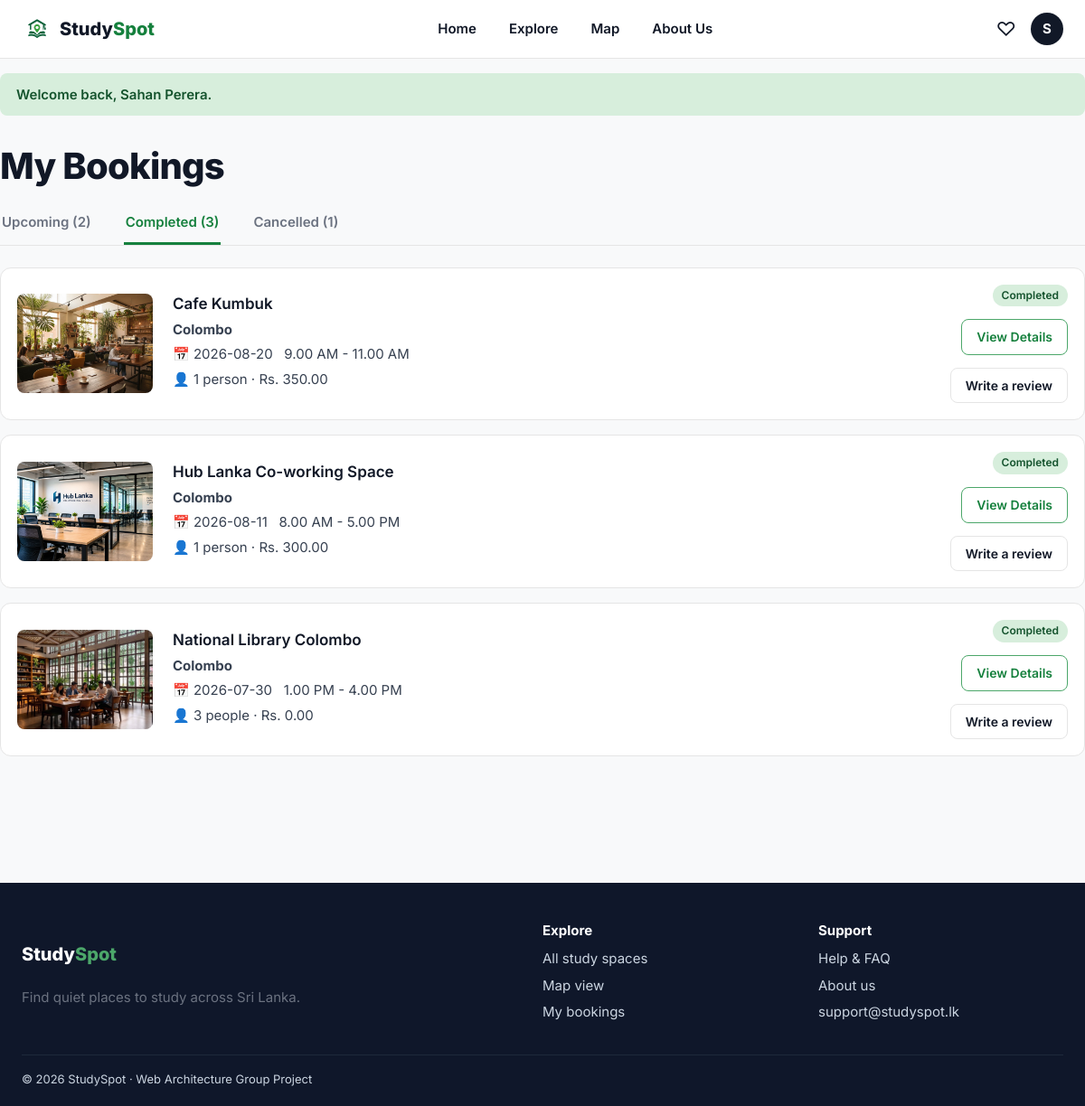
Page /pages/my-bookings.php?tab=completed (signed in) on the committed database.
### tables this page shows
CREATE TABLE bookings (
  id           INT AUTO_INCREMENT PRIMARY KEY,
  user_id      INT NOT NULL,
  place_id     INT NOT NULL,
  booking_date DATE NOT NULL,
  start_time   TIME NOT NULL,
  end_time     TIME NOT NULL,
  people       INT DEFAULT 1,
  total_price  DECIMAL(10,2) DEFAULT 0.00,
  status       ENUM('pending','upcoming','completed','cancelled') DEFAULT 'pending',
  payment_ref  VARCHAR(50) DEFAULT NULL,
  created_at   TIMESTAMP DEFAULT CURRENT_TIMESTAMP,
  FOREIGN KEY (user_id)  REFERENCES users(id)  ON DELETE CASCADE,
  FOREIGN KEY (place_id) REFERENCES places(id) ON DELETE CASCADE
);

CREATE TABLE places (
  id            INT AUTO_INCREMENT PRIMARY KEY,
  name          VARCHAR(150) NOT NULL,
  type          ENUM('library','cafe','coworking','university') NOT NULL,
  city          VARCHAR(100) NOT NULL,
  address       VARCHAR(255) NOT NULL,
  latitude      DECIMAL(10,7) DEFAULT NULL,
  longitude     DECIMAL(10,7) DEFAULT NULL,
  distance_km   DECIMAL(4,1) DEFAULT 0.0,
  wifi          ENUM('none','free','paid') DEFAULT 'free',
  wifi_note     VARCHAR(100) DEFAULT 'High Speed',
  noise_level   ENUM('very_quiet','quiet','moderate','lively') DEFAULT 'quiet',
  noise_note    VARCHAR(100) DEFAULT 'Perfect for deep focus',
  cost_type     ENUM('free','1-200','201-500','500+') DEFAULT 'free',
  cost_label    VARCHAR(60) DEFAULT 'Free',
  price         DECIMAL(10,2) DEFAULT 0.00,
  open_time     TIME DEFAULT '08:00:00',
  close_time    TIME DEFAULT '20:00:00',
  open_days     VARCHAR(60) DEFAULT 'Monday - Sunday',
  description   TEXT,
  cover_image   VARCHAR(255) DEFAULT NULL,
  facilities    VARCHAR(255) DEFAULT 'Power Outlets,Parking,Air Conditioning,Drinking Water,Restrooms',
  created_at    TIMESTAMP DEFAULT CURRENT_TIMESTAMP
);

### includes/functions.php (called while the page is built, shortened)
<?php
function url(string $path = ''): string
{
    return BASE_URL . '/' . ltrim($path, '/');
}
function asset(string $path): string
{
    return url('assets/' . ltrim($path, '/'));
}
function e(?string $value): string
{
    return htmlspecialchars((string)$value, ENT_QUOTES, 'UTF-8');
}
function place_image(?string $file): string
{
    if ($file && file_exists(__DIR__ . '/../assets/img/' . $file)) {
        return asset('img/' . $file);
    }
    return asset('img/placeholder.svg');
}
    ?>

### pages/my-bookings.php (the view, shortened to what this page needs)
<?php
require_once __DIR__ . '/../includes/functions.php';
$tab   = $_GET['tab'] ?? 'upcoming';
$valid = ['upcoming', 'completed', 'cancelled'];
$counts = ['upcoming' => 0, 'completed' => 0, 'cancelled' => 0];
$cstmt  = $pdo->prepare('SELECT status, COUNT(*) AS n FROM bookings WHERE user_id = ? GROUP BY status');
$cstmt->execute([current_user_id()]);
foreach ($cstmt->fetchAll() as $row) {
    if (isset($counts[$row['status']])) {
        $counts[$row['status']] = (int)$row['n'];
    }
}
$stmt = $pdo->prepare(
    'SELECT b.*, p.name, p.city, p.cover_image
     FROM bookings b JOIN places p ON p.id = b.place_id
     WHERE b.user_id = ? AND b.status = ?
     ORDER BY b.booking_date DESC'
);
$stmt->execute([current_user_id(), $tab]);
$bookings = $stmt->fetchAll();
require __DIR__ . '/../includes/header.php';
?>
<div class="container page">
    <h1>My Bookings</h1>
    <nav class="tabs">
        <?php foreach ($valid as $t): ?>
            <a href="<?= url('pages/my-bookings.php') ?>?tab=<?= $t ?>" class="<?= $tab === $t ? 'is-active' : '' ?>">
                <?= ucfirst($t) ?> (<?= $counts[$t] ?>)
            </a>
        <?php endforeach; ?>
    </nav>
    <?php foreach ($bookings as $b): ?>
        <article class="booking-row">
            <img src="<?= e(place_image($b['cover_image'])) ?>" alt="">
            <div class="booking-row__info">
                <h3><?= e($b['name']) ?></h3>
                <p><b><?= e($b['city']) ?></b></p>
                <p>&#128197; <?= e($b['booking_date']) ?> &nbsp;
                   <?= date('g.i A', strtotime($b['start_time'])) ?> - <?= date('g.i A', strtotime($b['end_time'])) ?></p>
                <p>&#128100; <?= (int)$b['people'] ?> <?= $b['people'] > 1 ? 'people' : 'person' ?>
                   &middot; Rs. <?= number_format((float)$b['total_price'], 2) ?></p>
            </div>
            <div class="booking-row__side">
                <span class="badge badge--green"><?= ucfirst($b['status']) ?></span>
                <a class="btn btn--outline btn--sm" href="<?= url('pages/place.php') ?>?id=<?= (int)$b['place_id'] ?>">View Details</a>
                <?php if ($b['status'] === 'upcoming'): ?>
                    <form method="post" action="<?= url('pages/my-bookings.php') ?>" onsubmit="return confirm('Cancel this booking?');">
                        <input type="hidden" name="cancel_id" value="<?= (int)$b['id'] ?>">
                        <button class="btn btn--ghost btn--sm" type="submit">Cancel</button>
                    </form>
                <?php elseif ($b['status'] === 'completed'): ?>
                    <a class="btn btn--ghost btn--sm" href="<?= url('pages/review.php') ?>?id=<?= (int)$b['place_id'] ?>">Write a review</a>
                <?php endif; ?>
            </div>
        </article>
    <?php endforeach; ?>
</div>
<?php require __DIR__ . '/../includes/footer.php'; ?>

### assets/css/style.css (style rules this page uses)
:root { --green-900:#0B6B37; --green-700:#15803D; --green-500:#4CA76A; --green-100:#D7EEDC; --green-50:#EFF7F0; --ink:#111827; --body:#374151; --muted:#6B7280; --line:#E5E5E5; --bg:#F8F9FA; --white:#FFFFFF; --star:#FBBF24; --heart:#F43F5E; --radius:10px; --shadow:0 1px 3px rgba(16,24,40,.08); --shadow-lg:0 6px 20px rgba(16,24,40,.10); }
* { box-sizing:border-box; }
html { scroll-behavior:smooth; }
body { margin:0; font-family:'Inter',-apple-system,Segoe UI,Roboto,sans-serif; background:var(--bg); color:var(--body); font-size:15px; line-height:1.55; }
h1,h2,h3,h4 { color:var(--ink);margin:0 0 .4em;line-height:1.2; }
h1 { font-size:40px;font-weight:800;letter-spacing:-.02em; }
h3 { font-size:17px;font-weight:600; }
a { color:inherit;text-decoration:none; }
img { max-width:100%;display:block; }
.container { max-width:1200px;margin:0 auto;padding:0 24px; }
.page { padding:32px 0 64px; }
.btn { display:inline-flex;align-items:center;justify-content:center;gap:8px; padding:12px 22px;border-radius:8px;border:1px solid transparent; background:var(--green-900);color:#fff;font:inherit;font-weight:600;cursor:pointer; }
.btn--outline { background:#fff;color:var(--green-700);border-color:var(--green-500); }
.btn--ghost { background:#fff;color:var(--ink);border-color:var(--line); }
.btn--sm { padding:8px 16px;font-size:14px; }
.badge { display:inline-block;padding:3px 10px;border-radius:999px;font-size:12px;font-weight:600;background:#F3F4F6;color:var(--body); }
.badge--green { background:var(--green-100);color:#14532D; }
.tabs { display:flex;gap:34px;border-bottom:1px solid var(--line);margin-bottom:24px; }
.tabs a { padding:10px 2px;font-weight:600;color:var(--muted); }
.tabs a.is-active { color:var(--green-700);border-bottom:3px solid var(--green-700); }
.booking-row { display:flex;gap:22px;align-items:center;background:#fff;border:1px solid var(--line); border-radius:12px;padding:18px;margin-bottom:16px; }
.booking-row img { width:150px;height:110px;object-fit:cover;border-radius:8px; }
.booking-row__info { flex:1; }
.booking-row__info p { margin:4px 0; }
.booking-row__side { display:flex;flex-direction:column;gap:14px;align-items:flex-end; }

### rows in the picture
bookings: place "2", id "3", place.cover_image (picture), place.name "Cafe Kumbuk", place.city "Colombo", booking_date "2026-08-20", start_time "9.00 AM", end_time "11.00 AM", people "1", shows "person", total_price "350.00", status "Completed"
bookings: place.cover_image (picture), place.name "Hub Lanka Co-working Space", place.city "Colombo", booking_date "2026-08-11", start_time "8.00 AM", end_time "5.00 PM", people "1", shows "person", total_price "300.00", status "Completed"
bookings: place.cover_image (picture), place.name "National Library Colombo", place.city "Colombo", booking_date "2026-07-30", start_time "1.00 PM", end_time "4.00 PM", people "3", total_price "0.00", status "Completed"

### other values in the picture
substr($_SESSION['full_name'], 0, 1) "S"
$flash['message'] "Welcome back, Sahan Perera."
$t "Upcoming"
$t "Completed"
$t "Cancelled"
$counts[$t] "1"
